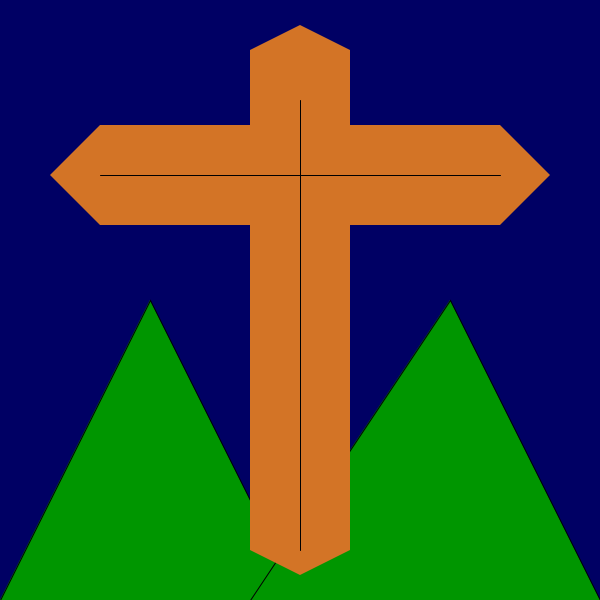
Frame 1 (no input)
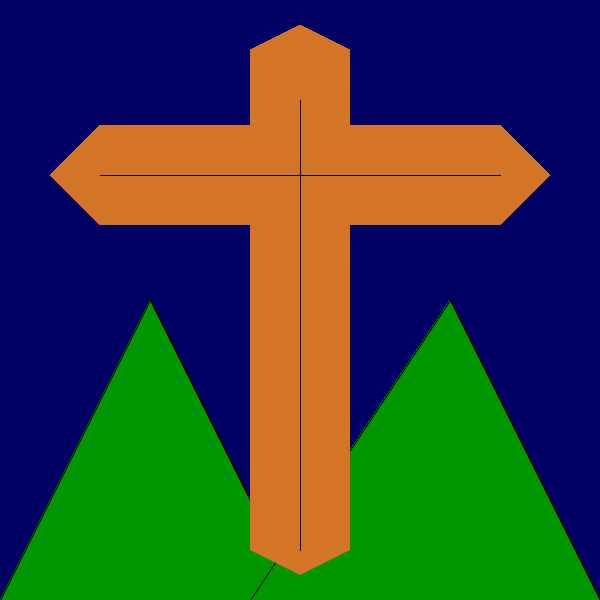
Frame 60 (the mouse pressed at the canvas centre just before this capture)
Frame 120 (the mouse held since frame 60 and released just before this capture): identical to frame 60, image omitted

The Processing sketch that drew these frames (run headless with seeded random() and noise(); from frame 60 on, the mouse is pressed at the canvas centre):

// Processing sketch: processing_73217
// ── processing_73217.pde

//////////////////////////////////////////////////////////////////////
//Christen Setters
//Cross Project 4
// The sun will rise when you press the 'l' key as you move your mouse 
// to the sky. The 'o' key will turn off the sun and make it night 
//again.
//5 September 2012
//////////////////////////////////////////////////////////////////////

int circleX=0;
int circleY=100;
int barA=600;


void setup() {
  size(600, 600);
  background (0, 0, 100);
}

void draw() {
  mountians();
  woodCross();
 println(barBC());
} 

void starOfDavid () {
  int tri;
  tri=15;

  noStroke();
  fill(255, 255, 0);
  triangle (25, tri, 37, tri, tri*2, 25);
  fill (255, 255, 0);
  triangle (23, 22, 37, 22, tri*2, 10);
}

void risingSun() {

  // risiing sun//
  noStroke();
  fill (255, 250, 0);
  ellipse(300, 600, mouseX, 2*mouseX);
} 

void mountians() {
  
  //mountains//
  fill(0, 150, 0);
  triangle(circleX, barA, 150, barA/2, barA/2, barA);
  triangle(250, barA, barA, barA, barBC(), barA/2);
}
void woodCross() {

  //Cross vertical bar//
  fill(211, 116, 38);
  noStroke();
  triangle(250, circleY/2, 350, 50, barA/2, 25);  
  noStroke();
  triangle (250, 550, 350, 550, 300, 575);
  noStroke();
  rect(250, circleY/2, circleY, 500);

  //Cross horizontal bar//
  triangle(circleY, 125, circleY, 225, circleY/2, 175);
  triangle(500, 125, 500, 225, 550, 175);
  rect(circleY, 125, 400, circleY);

  //lines on the cross//
  stroke(0);
  line (barA/2, circleY, barA/2, 550);
  line(circleY, 175, 500, 175);
}

void keyPressed() {
  if (key == 'l') {
    background (250, 250, 100);
    risingSun();
  }

  else if (key == 'o') {
    background(0, 0, 100);
    starOfDavid();
  }
  
}

int barBC() {
  int result;
  result = barA-150; 
  return result;
  
}
